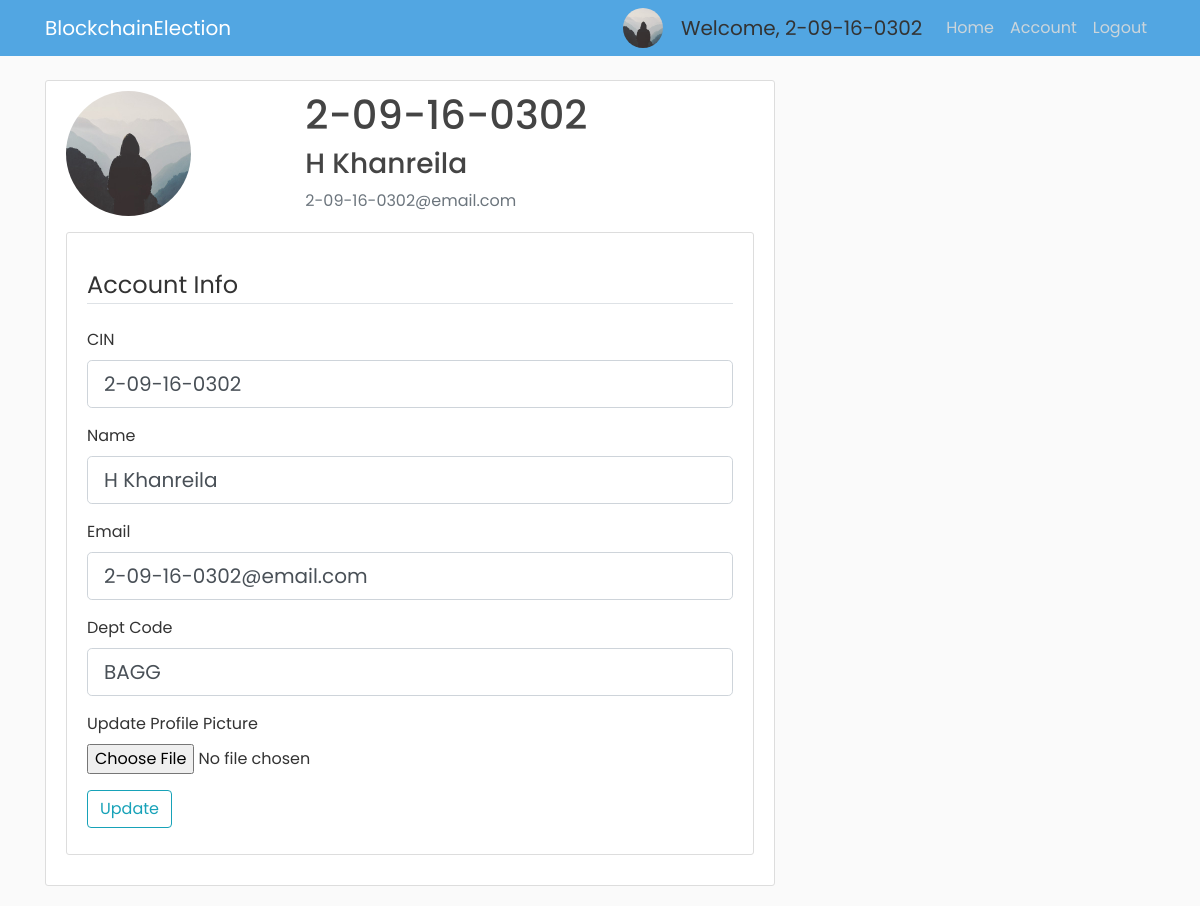
Screenshot of /account (signed in) with the database file from the repository.
### app/models.py (models this page shows, shortened)
class Voter(db.Model, UserMixin):
    id = db.Column(db.Integer, primary_key=True)
    cin = db.Column(db.String(30), unique=True, nullable=False)
    name = db.Column(db.String(255), nullable=False)
    email = db.Column(db.String(30), unique=True, nullable=False)
    dept = db.Column(db.String(4), db.ForeignKey('department.dept_code'), nullable=False)
    imagefile = db.Column(db.String(20), nullable=False, default='default.jpg')
    password = db.Column(db.String(60), nullable=False)
    join_year = db.Column(db.Integer, nullable=False, default=2016)
    is_admin = db.Column(db.Boolean, default=False, nullable=False)

### app/routes.py (the view)
@app.route("/account", methods=['GET', 'POST'])
@login_required
def account():
    form = UpdateAccountForm()
    if form.validate_on_submit():
        if form.picture.data:
            picture_file = save_picture(form.picture.data)
            current_user.imagefile = picture_file
        current_user.cin = form.cin.data
        current_user.name = form.name.data
        current_user.email = form.email.data
        current_user.dept = form.dept.data
        db.session.commit()
        flash('Your account has been updated!', 'success')
        return redirect(url_for('account'))
    elif request.method == 'GET':
        form.cin.data = current_user.cin
        form.name.data = current_user.name
        form.email.data = current_user.email
        form.dept.data = current_user.dept
    image_file = url_for('static', filename='profile_pics/' + current_user.imagefile)
    return render_template("account.html", title="Account", image_file=image_file, form=form)

### app/forms.py (shortened to what this page needs)
class UpdateAccountForm(FlaskForm):
    cin = StringField('CIN', validators=[DataRequired()])
    name = StringField('Name', validators=[DataRequired(), Length(min=3, max=255)])
    email = StringField('Email', validators=[DataRequired(), Email()])
    dept = StringField('Dept Code', validators=[DataRequired(), Length(min=4, max=4)])
    picture = FileField('Update Profile Picture', validators=[FileAllowed(['jpg', 'png'])])
    submit = SubmitField('Update')

### app/models.py (called while the page is built)
@login_manager.user_loader
def load_user(user_id):
    return Voter.query.get(int(user_id))

### app/templates/account.html (shortened to what this page needs)
{% extends "base.html" %}
{% block content %}
    <div class="content-section">
        <div class="row">
            <div class="col-md-4">
                <img class="rounded-circle account-img" src="{{ image_file }}">
            </div>
            <div class="col-md-8">
                <h2 class="account-heading">{{ current_user.cin }}</h2>
                <h3>{{ current_user.name }}</h3>
                <p class="text-secondary">{{ current_user.email }}</p>
            </div>
        </div>
        <div class="content-section">
            <form action="" method="POST" enctype="multipart/form-data">
              <br class="form-group">
                <legend class="border-bottom mb-4">Account Info</legend>
                <div class="form-group">
                  {{ form.cin.label(class="form-control-label") }}
                  {% if form.cin.errors%}
                    {{ form.cin(class="form-control form-control-lg is-invalid") }}
                    <div class="invalid-feedback">
                      {% for error in form.cin.errors %}
                      <span>{{ error }}</span>
                      {% endfor %}
                    </div>
                  {% else %}
                    {{ form.cin(class="form-control form-control-lg") }}
                    {% endif %}
                </div>
                <div class="form-group mt-2">
                  {{ form.name.label(class="form-control-label") }}
                  {% if form.name.errors %}
                    {{ form.name(class="form-control form-control-lg is-invalid") }}
                    <div class="invalid-feedback">
                      {% for error in form.name.errors %}
                      <span>{{ error }}</span>
                      {% endfor %}
                    </div>
                  {% else %}
                  {{ form.name(class="form-control form-control-lg") }}
                  {% endif %}
                </div>
                <div class="form-group mt-2">
                  {{ form.email.label(class="form-control-label") }}
                  {% if form.email.errors %}
                    {{ form.email(class="form-control form-control-lg is-invalid") }}
                    <div class="invalid-feedback">
                      {% for error in form.email.errors %}
                      <span>{{ error }}</span>
                      {% endfor %}
                    </div>
                  {% else %}
                    {{ form.email(class="form-control form-control-lg") }}
                  {% endif %}
                </div>
                <div class="form-group mt-2">
                  {{ form.dept.label(class="form-control-label") }}
                  {% if form.dept.errors %}
                    {{ form.dept(class="form-control form-control-lg is-invalid") }}
                    <div class="invalid-feedback">
                      {% for error in form.dept.errors %}
                      <span>{{ error }}</span>
                      {% endfor %}
                    </div>
                  {% else %}
                    {{ form.dept(class="form-control form-control-lg") }}
                  {% endif %}
                </div>
                <div class="form-group mt-2">
                    {{ form.picture.label() }}
                    {{ form.picture(class="form-control-file") }}
                </div>
              <div class="form-group mt-3">
                {{ form.submit(class="btn btn-outline-info") }}
              </div>
            </form>
          </div>
    </div>
{% endblock content %}

### app/templates/navbar.html (shortened to what this page needs)
<header class="site-header">
  <nav class="navbar navbar-expand-md navbar-dark bg-steel fixed-top">
    <div class="container">
      <a class="navbar-brand mr-4" href="{{ url_for('home') }}">BlockchainElection</a>
      <div class="collapse navbar-collapse" id="navbarToggle">
        <div class="navbar-nav ml-auto">
          {% if current_user.is_admin %}
          <img class="rounded-circle account-img-small" src="/static/profile_pics/{{ current_user.imagefile }}">
          <a class="navbar-brand disabled ml-2" style="cursor: default;">Welcome, {{ current_user.cin }}</a>
          <a class="nav-item nav-link" href="{{ url_for('home') }}">Home</a>
          <a class="nav-item nav-link" href="{{ url_for('admin') }}">Admin</a>
          <a class="nav-item nav-link" href="{{ url_for('account') }}">Account</a>
          <a class="nav-item nav-link" href="{{ url_for('logout') }}">Logout</a>
          {% elif current_user.is_authenticated %}
          <img class="rounded-circle account-img-small" src="/static/profile_pics/{{ current_user.imagefile }}">
          <a class="navbar-brand disabled ml-2" style="cursor: default;">Welcome, {{ current_user.cin }}</a>
          <a class="nav-item nav-link" href="{{ url_for('home') }}">Home</a>
          <a class="nav-item nav-link" href="{{ url_for('account') }}">Account</a>
          <a class="nav-item nav-link" href="{{ url_for('logout') }}">Logout</a>
          {% else %}
            <a class="nav-item nav-link" href="{{ url_for('login') }}">Login</a>
            <a class="nav-item nav-link" href="{{ url_for('register') }}">Register</a>
          {% endif %}
        </div>
      </div>
    </div>
  </nav>
</header>

### app/static/main.css (style rules this page uses)
body { background: #fafafa; color: #333333; margin-top: 5rem; font-family: "Poppins", sans-serif; }
h1, h2, h3, h4, h5, h6 { color: #444444; }
.bg-steel { background-color: #52a6e2; }
.site-header .navbar-nav .nav-link { color: #cbd5db; }
.content-section { background: #ffffff; padding: 10px 20px; border: 1px solid #dddddd; border-radius: 3px; margin-bottom: 20px; }
.account-img { height: 125px; width: 125px; margin-right: 20px; margin-bottom: 16px; }
.account-img-small { height: 40px; width: 40px; margin-right: 10px; }
.account-heading { font-size: 2.5rem; }

### rows the page displays
Voter: imagefile (placeholder picture), cin "2-09-16-0302", name "H Khanreila", email "2-09-16-0302@email.com", dept "BAGG"
